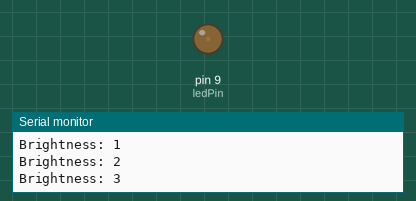
Simulated run of this sketch. Board: Arduino Uno, built with avr-gcc and run on an emulated ATmega328P. Parts: output pins drawn as LEDs (lit = HIGH), the last lines printed to the serial monitor.

Above: at 0.05 s.
At 2.2 s:
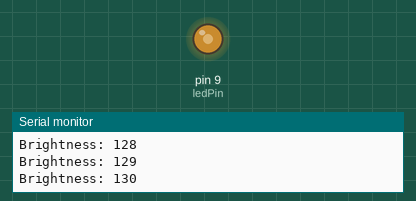
At 3.95 s:
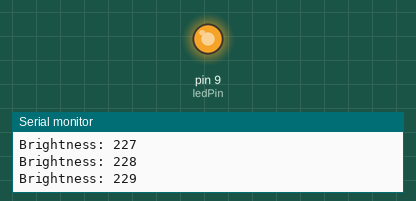
At 7.85 s:
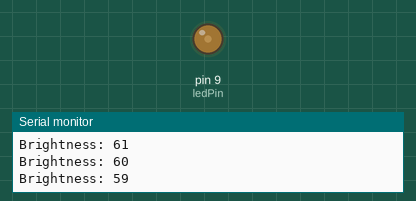
Timing chart, 0 to 11.5 s (numbered marks = the images above):
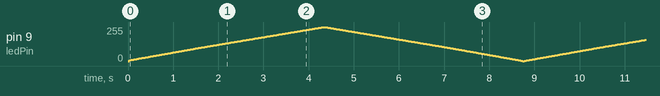

The sketch:

1_1.ino
```cpp
int ledPin = 9;    // LED connected to digital pin 9
int brightness;

void setup()
{
	Serial.begin(9600);
	pinMode(ledPin, OUTPUT);
}

void loop()
{
  for(brightness = 0 ; brightness <= 255; brightness++)
  {
    analogWrite(ledPin, brightness);

    Serial.print("Brightness: ");
    Serial.println(brightness);

    delay(5);
  }

  for(brightness = 255 ; brightness >= 0; brightness--) {
    analogWrite(ledPin, brightness);

    Serial.print("Brightness: ");
    Serial.println(brightness);

    delay(5);
  }
}
```
